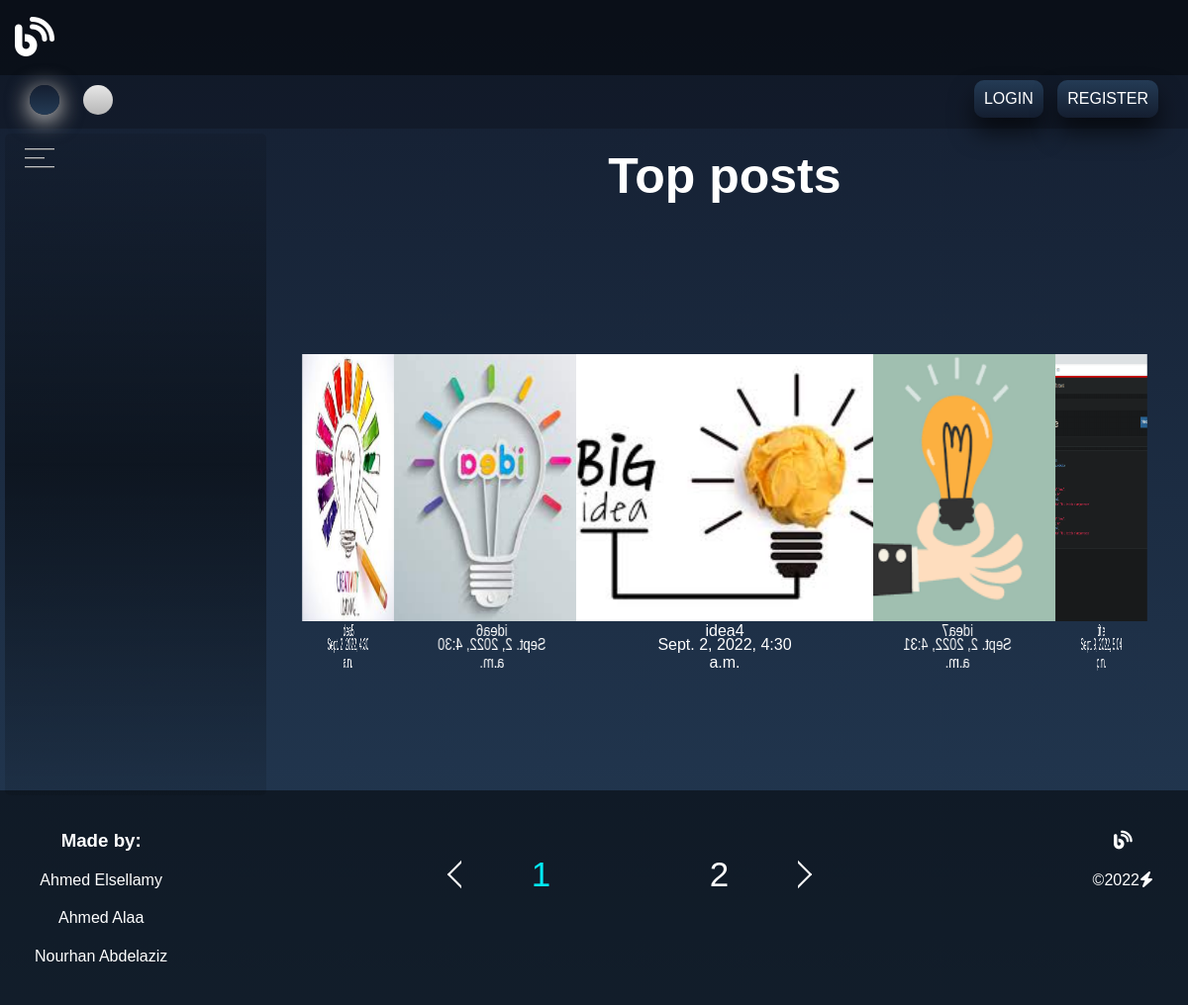
The page / on the database its author committed.
### categories/models.py (models this page shows, shortened)
class Post(models.Model):
    post_title = models.CharField(
        max_length=20, null=False, verbose_name='title')
    post_image = models.ImageField(
        upload_to='categories/post/images/', null=True, verbose_name='image')
    post_content = models.TextField(null=True)
    post_category_id = models.ForeignKey(
        Category, on_delete=models.CASCADE, null=True, verbose_name='category')
    tags = TaggableManager()
    post_user_id = models.ForeignKey(
        User, on_delete=models.CASCADE, null=True, verbose_name='user')
    post_created_at = models.DateTimeField(auto_now_add=True, null=True)
    post_updated_at = models.DateTimeField(auto_now=True, null=True)
    likes = models.ManyToManyField(User, related_name='likes', blank=True)
    dislikes = models.ManyToManyField(
        User, related_name='dislikes', blank=True)
    def get_image_url(self):
        return f"/media/{self.post_image}"
    def get_post_details_url(self):
        return reverse("post-details", args=[self.id])
    @classmethod
    def get_posts_sorted(cls):
        return cls.objects.all().order_by("post_created_at")[::-1]

### categories/views.py (the view)
# urls.py: path('', home, name='home'),
def home(request):
    object_list = Post.get_posts_sorted()
    paginator = Paginator(object_list, 5)  # Show 25 contacts per page.
    page_number = request.GET.get('page')
    page_obj = paginator.get_page(page_number)
    return render(request, 'main/index.html', {
        'categories': Category.get_all_categories(),
        'page_obj': page_obj,
    })

### categories/models.py (called while the page is built)
    @classmethod
    def get_all_categories(cls):
        return Category.objects.all()

    def totalsubscribs(self):
        return self.subscribe.count()

### templates/main/index.html (shortened to what this page needs)
{% extends 'global/base.html' %}
{% load static %}
{% block styles %}
<link rel="stylesheet" href="{% static 'accounts/styles/user_menu.css' %}">
<link rel="stylesheet" href="{% static 'main/styles/landing.css' %}">
{% endblock %}
{% block linkes %}
{% if user.is_authenticated %}
    <div class="links">
        <div class="icons">
            {{user.username}}
        </div>
        <ul>
            {% if user.is_staff  %}
            <li><a href="{% url 'admin_panel' user.id %}">Manage blog</a></li>
            {% endif %}
            <li><a href="{%url 'change_password'%}">ِChange password</a></li>
            <li><a href="{% url 'logout' %}">Logout</a></li>
        </ul>
    </div>
{% else %}
    <div class="links">
        <a href="{% url 'login' %}">LOGIN</a>
        <a href="{% url 'register' %}">REGISTER</a>
    </div>
{% endif %}
{% endblock %}
{% block main %}
<main>
    <aside>
        <div class="content-side">
            <div class="icon">
                <span></span>
                <span></span>
                <span></span>
            </div>
        </div>
    </aside>
    <section class="main">
        <h3>Top posts</h3>
        <div class="body-main">
            <div class="box">
            {% for object in page_obj %}
                <span style="--i:{{forloop.counter}}">
                    <a href="{{object.get_post_details_url}}">
                        <picture>
                            <img src="{{object.get_image_url}}" />
                            <p>{{object.post_title}}</p>
                            <p class="date">{{object.post_created_at}}</p>
                        </picture>
                    </a>
                </span>
            {% endfor %}
            </div>
        </div>
    </section>
</main>
{% endblock %}
{% block foot %}
<div class="pagination">
    <div class="icon left" {% if page_obj.has_previous %}active{% endif %}>
        <a href="{% if page_obj.has_previous %}?page={{ page_obj.previous_page_number }}{% endif %}">
            <span></span>
        </a>
    </div>
    <div class="pages">
    {% for i in page_obj.paginator %}
        <div class="box {% if page_obj.number == forloop.counter %} current {% endif %}">
            <a href="?page={{ forloop.counter }}">
            {{ forloop.counter }}
            </a>
        </div>
    {% endfor %}
    </div>
    <div class="icon right" {% if page_obj.has_next %}active{% endif %}>
        <a href="{% if page_obj.has_next %}?page={{ page_obj.next_page_number }}{% endif %}">
            <span></span>
        </a>
    </div>
</div>
{% endblock %}

### static/global/styles/main.css (style rules this page uses)
:root { --main-color: #03e9f4; --back-color-1: #141e30; --back-color-2: #243b55; --text-color: #fff; --box-color: rgba(0, 0, 0, 0.5); }
* { box-sizing: border-box; margin: 0; padding: 0; }
body { font-family: sans-serif; background: linear-gradient(var(--back-color-1), var(--back-color-2)); }
main { position: relative; }
footer .content :not(:last-child) { margin-bottom: 20px; }

### static/accounts/styles/user_menu.css (style rules this page uses)
nav .links { position: absolute; top: 0; right: 25px; display: inline-block; }
nav .links > a { text-decoration: none; text-transform: capitalize; display: inline-block; border-radius: 10px; -webkit-border-radius: 10px; -moz-border-radius: 10px; -ms-border-radius: 10px; -o-border-radius: 10px; background: linear-gradient(var(--back-color-2), var(--back-color-1)); color: var(--text-color); margin: 5px; padding: 10px; box-shadow: 0 15px 25px rgba(0, 0, 0, 0.6); }

### static/main/styles/landing.css (style rules this page uses)
main { display: flex; height: calc(100vh - 76px - 55px); color: var(--text-color) }
main aside { left: 5px; top: 5px; background: linear-gradient(rgba(0, 0, 0, 0.1),var(--box-color),rgba(0, 0, 0, 0.1)); padding: 5px; width: 350px; border-radius: 5px; -webkit-border-radius: 5px; -moz-border-radius: 5px; -ms-border-radius: 5px; -o-border-radius: 5px; position: relative; }
main aside .content-side { width: 100%; position: absolute; }
main aside .icon { display: flex; flex-direction: column; height: 20px; justify-content: space-between; margin-top: 10px; margin-left: 15px; margin-bottom: 10px; }
main aside .icon span { height: 2px; width: 30px; display: inline-block; background: linear-gradient(var(--text-color), var(--box-color)); }
main aside .icon span:nth-child(2) { width: 20px; }
main .main { width: 100%; height: 100%; text-align: center; margin: 20px; }
main .main h3 { font-size: 50px; }
main .main .body-main { display: flex; justify-content: center; align-items: center; min-height: calc(100vh - 200px); }
main .main .body-main .box { position: relative; width: 300px; height: 300px; transform-style: preserve-3d; animation: animate 11s linear infinite; -webkit-animation: animate 11s linear infinite; }
main .main .body-main .box span { position: absolute; top: 0; left: 0; width: 100%; height: 100%; transform-origin: center; transform-style: preserve-3d; transform: rotateY(calc(var(--i) * 72deg)) translateZ(400px); -webkit-transform: rotateY(calc(var(--i) * 72deg)) translateZ(400px); -moz-transform: rotateY(calc(var(--i) * 72deg)) translateZ(400px); -ms-transform: rotateY(calc(var(--i) * 72deg)) translateZ(400px); -o-transform: rotateY(calc(var(--i) * 72deg)) translateZ(400px); }
main .main .body-main .box span picture { position: relative; }
main .main .body-main .box span img { position: relative; top: 0; left: 0; width: 100%; height: 90%; object-fit: cover; }
main .main .body-main .box span p { position: absolute; top: 90%; left: 50%; transform: translateX(-50%); -webkit-transform: translateX(-50%); -moz-transform: translateX(-50%); -ms-transform: translateX(-50%); -o-transform: translateX(-50%); color: var(--text-color); }
main .main .body-main .box span p.date { top: 170%; left: 50%; position: absolute; }
.pagination { position: relative; width: 30vw; }
.pagination .icon { position: absolute; top: calc(50% - 11px); width: fit-content; }
.pagination .icon.left { left: 0; }
.pagination .icon.right { right: 0; }
.pagination .icon span { display: inline-block; width: 20px; height: 20px; border: 2px solid; transform: rotate(45deg); -webkit-transform: rotate(45deg); -moz-transform: rotate(45deg); -ms-transform: rotate(45deg); -o-transform: rotate(45deg); }
.pagination .icon.left span { border-color: transparent transparent var(--text-color) var(--text-color); cursor: pointer; }
.pagination .icon.right span { border-color: var(--text-color) var(--text-color) transparent transparent; cursor: pointer; }
.pagination .pages { margin: 20px auto; display: flex; justify-content: space-around; align-items: center; }
.pagination .pages .box { font-size: 35px; margin: 0; padding: 5px; }
.pagination .pages .box a { text-decoration: none; color: var(--text-color); }
.pagination .pages .box.current a { color: var(--main-color); pointer-events: none; }
.pagination .icon:not([active]) a { pointer-events: none; }

### rows shown on the page
Post: get_image_url (picture), post_title "title", post_created_at "Sept. 9, 2022, 5:04 p.m."
Post: get_image_url (picture), post_title "idea7", post_created_at "Sept. 2, 2022, 4:31 a.m."
Post: get_image_url (picture), post_title "idea6", post_created_at "Sept. 2, 2022, 4:30 a.m."
Post: get_image_url (picture), post_title "idea5", post_created_at "Sept. 2, 2022, 4:30 a.m."
Post: get_image_url (picture), post_title "idea4", post_created_at "Sept. 2, 2022, 4:30 a.m."
